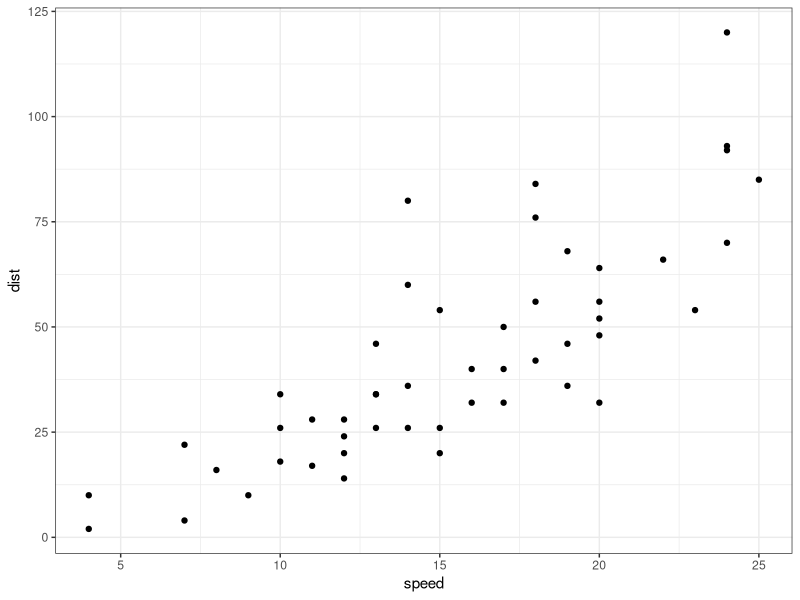
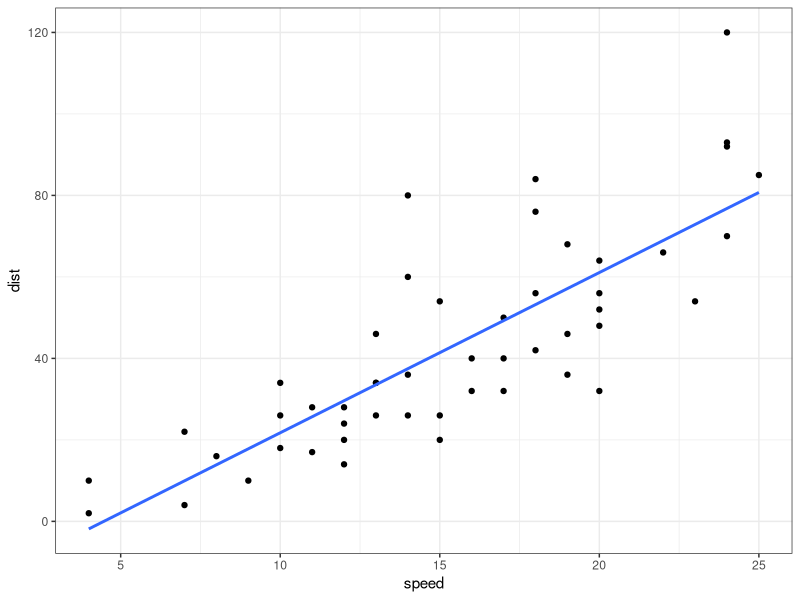
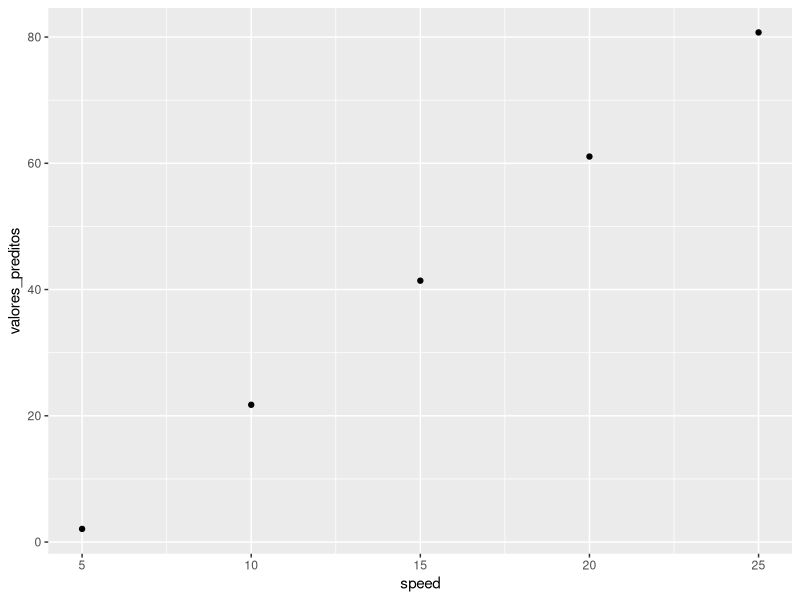
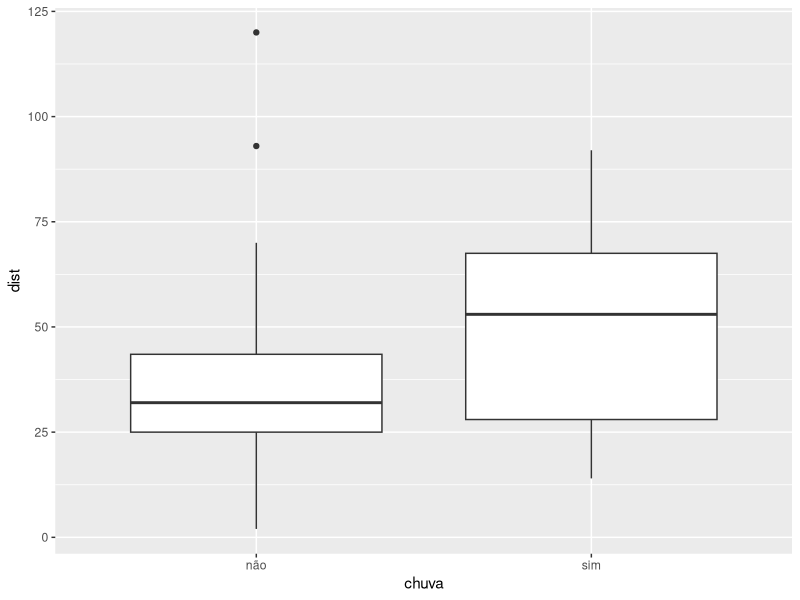
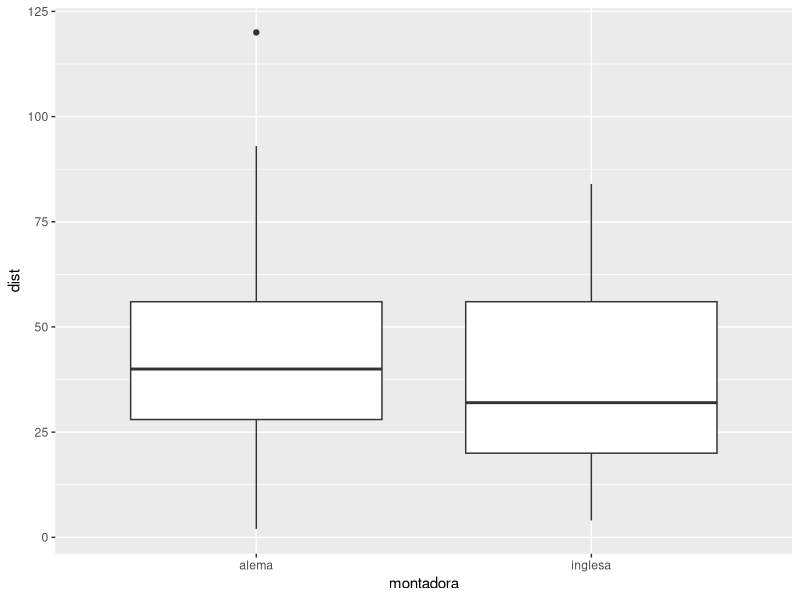
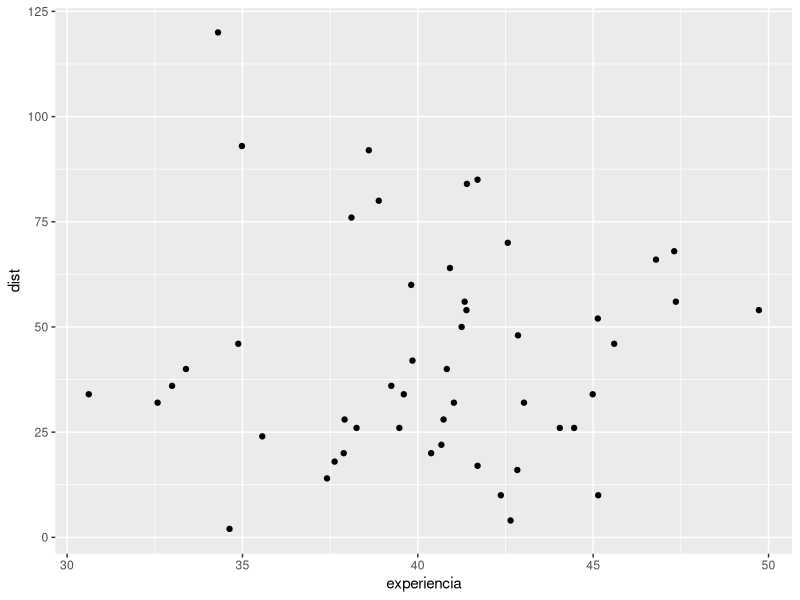

Write R code to recreate these figures, in order. (Note: this script raises an error after producing the figures.)
## ---- chunk 1
# install.packages("tidyverse")
# install.packages("recipes")
# install.packages("caret")

library(tidyverse)
library(recipes)
library(caret)
## ---- chunk 2
# dados ----------------------------
cars
help(cars)
## ---- chunk 3
ggplot(cars, aes(speed, dist)) +
  geom_point() +
  theme_bw()
## ---- chunk 4
ggplot(cars, aes(speed, dist)) +
  geom_point() +
  geom_smooth(method = "lm", se = FALSE) +
  theme_bw()
## ---- chunk 5
ajuste <- lm(dist ~ speed, data = cars)
summary(ajuste)
## ---- chunk 6
novas_obs <- data.frame(speed = seq(5, 25, by = 5))

novas_obs %>% 
  mutate(
    valores_preditos = predict(ajuste, novas_obs)
  ) %>% 
  ggplot(aes(x = speed, y = valores_preditos)) +
  geom_point()

predict(ajuste, novas_obs)
## ---- chunk 7
n <- nrow(cars)

cars_v2 <- cars %>% 
  mutate(
    montadora = sample(c("inglesa", "alema"), n, replace = TRUE),
    experiencia = rnorm(n, 40, 4),
    chuva = rbernoulli(n, p = ifelse(cars$dist > mean(cars$dist), 0.8, 0.2)),
    chuva = ifelse(chuva, "sim", "não")
  )

View(cars_v2)

cars_v2 %>% 
  ggplot(aes(x = chuva, y = dist)) +
  geom_boxplot()

cars_v2 %>% 
  ggplot(aes(x = montadora, y = dist)) +
  geom_boxplot()

cars_v2 %>% 
  ggplot(aes(x = experiencia, y = dist)) +
  geom_point()
## ---- chunk 8
receita <- recipe(dist ~ ., data = cars_v2) %>% 
  step_dummy(all_nominal()) %>% 
  step_log(dist) %>% 
  step_center(speed)

prep <- prep(receita, data = cars_v2)
base_treino <- bake(prep, cars_v2)

ajuste <- lm(dist ~ ., base_treino)
summary(ajuste)
## ---- chunk 9
receita <- recipe(dist ~ ., data = cars_v2) %>% 
  step_dummy(all_nominal()) %>% 
  step_rm(speed) %>% 
  step_log(dist)

modelo <- train(
  receita, 
  cars_v2, 
  method = "lm"
)

modelo

# Para acessar o modelo final
summary(modelo$finalModel)

# Função para avaliar a "importância" de cada preditor
varImp(modelo)
## ---- chunk 10
diamantes <- ggplot2::diamonds
glimpse(diamantes)

# Vamos transformar as variáveis ordinais em categóricas

diamantes <- diamantes %>%
  mutate(
    cut = as.character(cut),
    color = as.character(color),
    clarity = as.character(clarity)
  )

# Criando uma base de "novas observações"
id_novos <- sample(1:nrow(diamantes), size = 1000)

diamantes_novos <- slice(diamantes, id_novos)
diamantes <- slice(diamantes, -id_novos)
## ---- chunk 11
receita <- recipe(price ~ ., diamantes) %>%
  step_corr(all_predictors(), -all_nominal()) %>% 
  step_nzv(all_predictors()) %>% 
  step_dummy(all_nominal(), -all_outcomes())
  
prep <- prep(receita, diamantes)

amelia # pacote para visualizar NAs
## ---- chunk 12
modelo <- train(
  receita,
  diamantes,
  method = "lm"
)

modelo
## ---- chunk 13
ggplot(diamantes, aes(x = price)) +
  geom_histogram()

diamantes_novos %>% 
  mutate(
    valores_preditos = predict(modelo, diamantes_novos)
  ) %>% 
  ggplot(aes(x = price, y = valores_preditos)) +
  geom_point() +
  geom_abline(slope = 1, intercept = 0, color = "blue")
## ---- chunk 14
all_nominal()
all_numeric()
all_outcomes()
all_predictors()
## ---- chunk 15
predict(modelo, base_nova)
